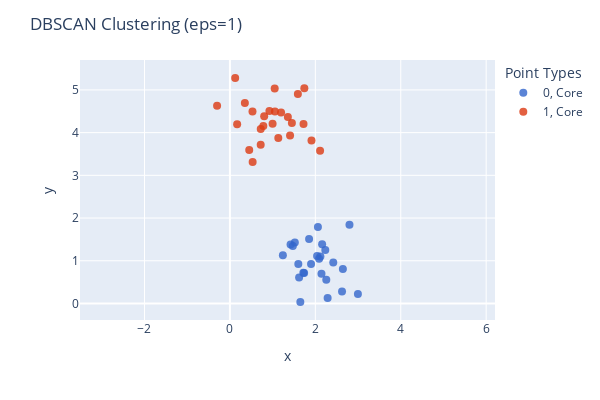

The notebook cell saved with this chart:
### Code cell
# A high eps value may lead to the disappearance of the noise points.
dbscan4 = DBSCAN(eps=1).fit(X)

cv_X.plot_DBSCAN_categories(dbscan4.labels_, dbscan4.core_sample_indices_, 
                            title='DBSCAN Clustering (eps=1)')

### Figure 1 — Plotly figure (JSON) as saved in the notebook; plotly's stock layout.template omitted (floating-point values rounded to 4 significant figures)
{"data": [{"hovertemplate": "color=0<br>symbol=Core<br>x=%{x}<br>y=%{y}<extra></extra>", "legendgroup": "0, Core", "marker": {"color": "#3366CC", "opacity": 0.8, "size": 8, "symbol": "circle"}, "mode": "markers", "name": "0, Core", "orientation": "v", "showlegend": true, "type": "scatter", "x": [1.52, 1.854, 2.089, 2.625, 2.997, 2.061, 2.041, 1.62, 2.256, 1.738, 2.233, 1.602, 1.719, 2.42, 2.144, 2.159, 1.899, 2.119, 2.288, 1.24, 1.649, 1.473, 1.42, 2.799, 2.645], "xaxis": "x", "y": [1.425, 1.509, 1.049, 0.2803, 0.2238, 1.791, 1.112, 0.6082, 0.5553, 0.7163, 1.251, 0.9236, 0.7179, 0.9622, 0.6968, 1.386, 0.9257, 1.099, 0.1295, 1.129, 0.03452, 1.348, 1.382, 1.846, 0.8077], "yaxis": "y"}, {"hovertemplate": "color=1<br>symbol=Core<br>x=%{x}<br>y=%{y}<extra></extra>", "legendgroup": "1, Core", "marker": {"color": "#DC3912", "opacity": 0.8, "size": 8, "symbol": "circle"}, "mode": "markers", "name": "1, Core", "orientation": "v", "showlegend": true, "type": "scatter", "x": [1.357, 1.723, 0.1231, 1.591, 0.3499, 1.054, 1.408, 1.133, 0.7826, 0.5324, 0.9247, 2.111, 0.7214, -0.3002, 1.91, 0.5285, 1.198, 0.1693, 1.743, 1.048, 0.7209, 1.451, 0.9991, 0.452, 0.8023], "xaxis": "x", "y": [4.365, 4.201, 5.279, 4.905, 4.693, 4.493, 3.933, 3.877, 4.153, 3.313, 4.509, 3.577, 4.085, 4.631, 3.815, 4.497, 4.471, 4.197, 5.038, 5.031, 3.713, 4.228, 4.21, 3.594, 4.382], "yaxis": "y"}], "layout": {"coloraxis": {"showscale": false}, "height": 400, "legend": {"title": {"text": "Point Types"}, "tracegroupgap": 0}, "margin": {"t": 60}, "title": {"text": "DBSCAN Clustering (eps=1)"}, "width": 600, "xaxis": {"anchor": "y", "domain": [0, 1], "scaleanchor": "y", "scaleratio": 1, "title": {"text": "x"}}, "yaxis": {"anchor": "x", "domain": [0, 1], "scaleanchor": "x", "scaleratio": 1, "title": {"text": "y"}}}}
